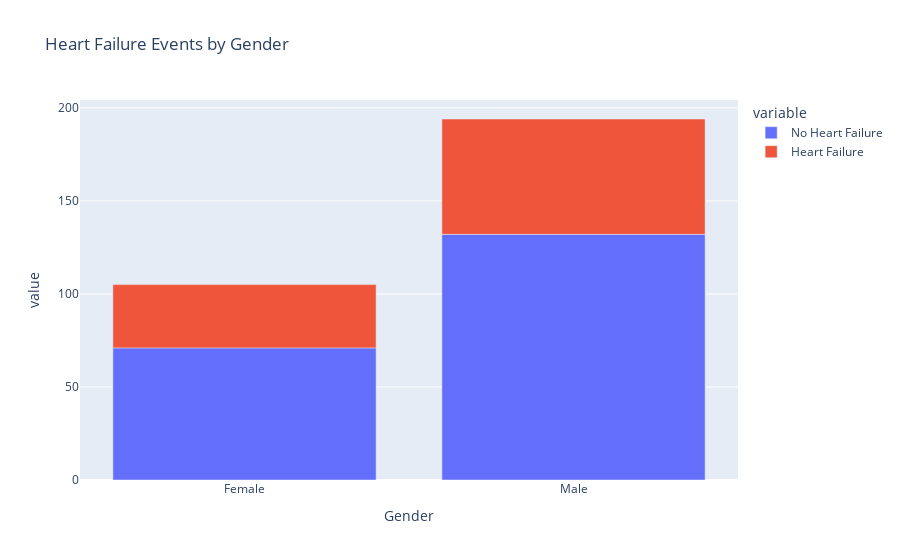
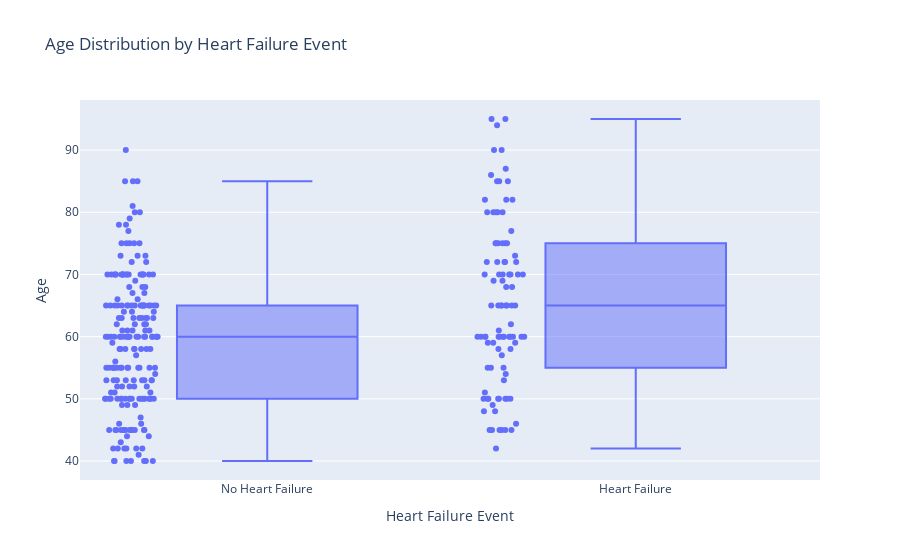

The code cell stored with these charts, in order, in its notebook:
### Code cell
# Bar Chart: Heart Failure Events by Gender
gender_counts = df.groupby('sex')['DEATH_EVENT'].value_counts().unstack().reset_index()
gender_counts.columns = ['Gender', 'No Heart Failure', 'Heart Failure']
gender_counts['Gender'] = gender_counts['Gender'].replace({0: 'Female', 1: 'Male'})

bar_fig = px.bar(
    gender_counts, 
    x='Gender', 
    y=['No Heart Failure', 'Heart Failure'], 
    title="Heart Failure Events by Gender"
)

# Box Plot: Age Distribution by Heart Failure Event
box_fig = px.box(
    df, 
    x='DEATH_EVENT', 
    y='age', 
    points="all",
    labels={"DEATH_EVENT": "Heart Failure Event", "age": "Age"},
    title="Age Distribution by Heart Failure Event"
)
box_fig.update_layout(xaxis_tickvals=[0, 1], xaxis_ticktext=['No Heart Failure', 'Heart Failure'])

bar_fig.show()
box_fig.show()

### Figure 1 — Plotly figure (JSON) as saved in the notebook; plotly's stock layout.template omitted (floating-point values rounded to 4 significant figures)
{"data": [{"alignmentgroup": "True", "hovertemplate": "variable=No Heart Failure<br>Gender=%{x}<br>value=%{y}<extra></extra>", "legendgroup": "No Heart Failure", "marker": {"color": "#636efa", "pattern": {"shape": ""}}, "name": "No Heart Failure", "offsetgroup": "No Heart Failure", "orientation": "v", "showlegend": true, "textposition": "auto", "type": "bar", "x": ["Female", "Male"], "xaxis": "x", "y": [71, 132], "yaxis": "y"}, {"alignmentgroup": "True", "hovertemplate": "variable=Heart Failure<br>Gender=%{x}<br>value=%{y}<extra></extra>", "legendgroup": "Heart Failure", "marker": {"color": "#EF553B", "pattern": {"shape": ""}}, "name": "Heart Failure", "offsetgroup": "Heart Failure", "orientation": "v", "showlegend": true, "textposition": "auto", "type": "bar", "x": ["Female", "Male"], "xaxis": "x", "y": [34, 62], "yaxis": "y"}], "layout": {"barmode": "relative", "legend": {"title": {"text": "variable"}, "tracegroupgap": 0}, "title": {"text": "Heart Failure Events by Gender"}, "xaxis": {"anchor": "y", "domain": [0, 1], "title": {"text": "Gender"}}, "yaxis": {"anchor": "x", "domain": [0, 1], "title": {"text": "value"}}}}

### Figure 2 — Plotly figure (JSON) as saved in the notebook; plotly's stock layout.template omitted (floating-point values rounded to 4 significant figures; data arrays with more than 128 entries replaced by an {"elided": "..."} marker saying what was removed)
{"data": [{"alignmentgroup": "True", "boxpoints": "all", "hovertemplate": "Heart Failure Event=%{x}<br>Age=%{y}<extra></extra>", "legendgroup": "", "marker": {"color": "#636efa"}, "name": "", "notched": false, "offsetgroup": "", "orientation": "v", "showlegend": false, "type": "box", "x": {"elided": "299 int values"}, "x0": " ", "xaxis": "x", "y": {"elided": "299 int values"}, "y0": " ", "yaxis": "y"}], "layout": {"boxmode": "group", "legend": {"tracegroupgap": 0}, "title": {"text": "Age Distribution by Heart Failure Event"}, "xaxis": {"anchor": "y", "domain": [0, 1], "ticktext": ["No Heart Failure", "Heart Failure"], "tickvals": [0, 1], "title": {"text": "Heart Failure Event"}}, "yaxis": {"anchor": "x", "domain": [0, 1], "title": {"text": "Age"}}}}
